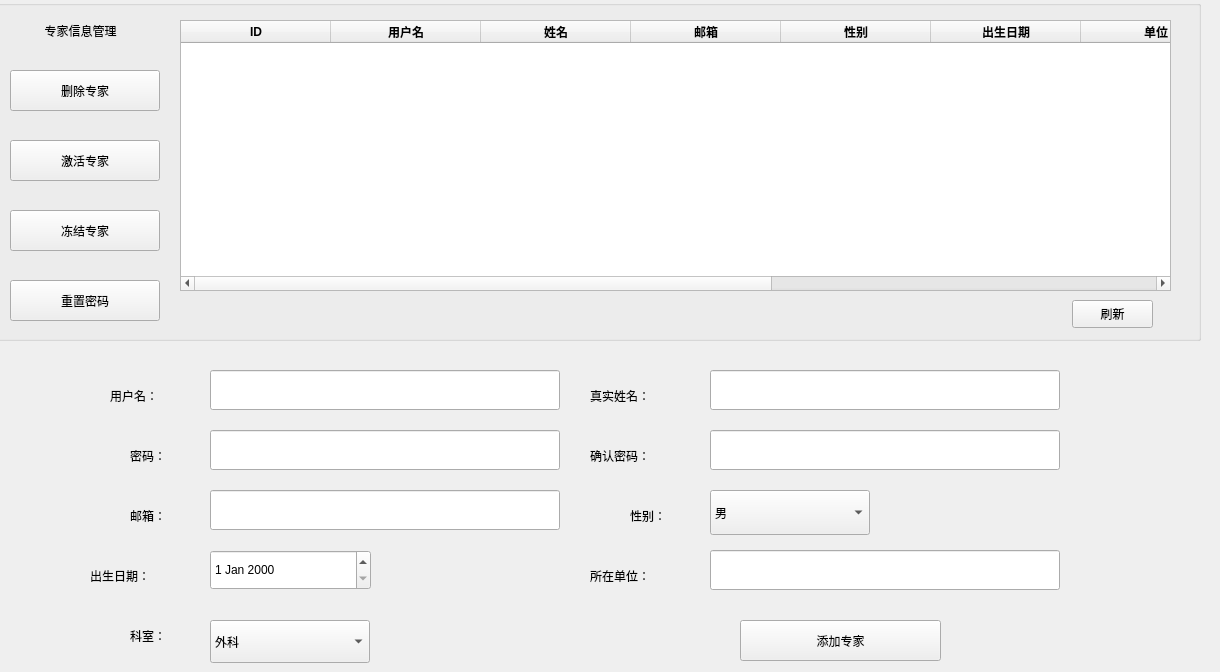
     <widget class="QWidget" name="Admin_TabWidgetPage2">
      <attribute name="title">
       <string> 专家信息管理 </string>
      </attribute>
      <widget class="QGroupBox" name="groupBox_4">
       <property name="geometry">
        <rect>
         <x>-10</x>
         <y>0</y>
         <width>1211</width>
         <height>341</height>
        </rect>
       </property>
       <property name="title">
        <string/>
       </property>
       <widget class="QLabel" name="label_11">
        <property name="geometry">
         <rect>
          <x>20</x>
          <y>10</y>
          <width>141</width>
          <height>41</height>
         </rect>
        </property>
        <property name="styleSheet">
         <string notr="true">font: 13pt &quot;黑体&quot;;</string>
        </property>
        <property name="text">
         <string>专家信息管理</string>
        </property>
        <property name="alignment">
         <set>Qt::AlignCenter</set>
        </property>
       </widget>
       <widget class="QPushButton" name="expert_delete_button">
        <property name="geometry">
         <rect>
          <x>20</x>
          <y>70</y>
          <width>150</width>
          <height>41</height>
         </rect>
        </property>
        <property name="styleSheet">
         <string notr="true">font: 12pt &quot;黑体&quot;;</string>
        </property>
        <property name="text">
         <string>删除专家</string>
        </property>
       </widget>
       <widget class="QPushButton" name="expert_activation_button">
        <property name="geometry">
         <rect>
          <x>20</x>
          <y>140</y>
          <width>150</width>
          <height>41</height>
         </rect>
        </property>
        <property name="styleSheet">
         <string notr="true">font: 12pt &quot;黑体&quot;;</string>
        </property>
        <property name="text">
         <string>激活专家</string>
        </property>
       </widget>
       <widget class="QPushButton" name="expert_banned_button">
        <property name="geometry">
         <rect>
          <x>20</x>
          <y>210</y>
          <width>150</width>
          <height>41</height>
         </rect>
        </property>
        <property name="styleSheet">
         <string notr="true">font: 12pt &quot;黑体&quot;;</string>
        </property>
        <property name="text">
         <string>冻结专家</string>
        </property>
       </widget>
       <widget class="QPushButton" name="expert_resetpwd_botton">
        <property name="geometry">
         <rect>
          <x>20</x>
          <y>280</y>
          <width>150</width>
          <height>41</height>
         </rect>
        </property>
        <property name="styleSheet">
         <string notr="true">font: 12pt &quot;黑体&quot;;</string>
        </property>
        <property name="text">
         <string>重置密码</string>
        </property>
       </widget>
       <widget class="QPushButton" name="expert_inf_flush">
        <property name="geometry">
         <rect>
          <x>1082</x>
          <y>300</y>
          <width>81</width>
          <height>28</height>
         </rect>
        </property>
        <property name="styleSheet">
         <string notr="true">font: 10pt &quot;黑体&quot;;</string>
        </property>
        <property name="text">
         <string>刷新</string>
        </property>
       </widget>
       <widget class="QTableWidget" name="expert_inf_table">
        <property name="geometry">
         <rect>
          <x>190</x>
          <y>20</y>
          <width>991</width>
          <height>271</height>
         </rect>
        </property>
        <property name="styleSheet">
         <string notr="true">font: 10pt &quot;微软雅黑&quot;;</string>
        </property>
        <attribute name="horizontalHeaderDefaultSectionSize">
         <number>150</number>
        </attribute>
        <column>
         <property name="text">
          <string>ID</string>
         </property>
         <property name="font">
          <font>
           <weight>75</weight>
           <bold>true</bold>
          </font>
         </property>
        </column>
        <column>
         <property name="text">
          <string>用户名</string>
         </property>
         <property name="font">
          <font>
           <weight>75</weight>
           <bold>true</bold>
          </font>
         </property>
        </column>
        <column>
         <property name="text">
          <string>姓名</string>
         </property>
         <property name="font">
          <font>
           <weight>75</weight>
           <bold>true</bold>
          </font>
         </property>
        </column>
        <column>
         <property name="text">
          <string>邮箱</string>
         </property>
         <property name="font">
          <font>
           <weight>75</weight>
           <bold>true</bold>
          </font>
         </property>
        </column>
        <column>
         <property name="text">
          <string>性别</string>
         </property>
         <property name="font">
          <font>
           <weight>75</weight>
           <bold>true</bold>
          </font>
         </property>
        </column>
        <column>
         <property name="text">
          <string>出生日期</string>
         </property>
         <property name="font">
          <font>
           <weight>75</weight>
           <bold>true</bold>
          </font>
         </property>
        </column>
        <column>
         <property name="text">
          <string>单位</string>
         </property>
         <property name="font">
          <font>
           <weight>75</weight>
           <bold>true</bold>
          </font>
         </property>
        </column>
        <column>
         <property name="text">
          <string>科室</string>
         </property>
         <property name="font">
          <font>
           <weight>75</weight>
           <bold>true</bold>
          </font>
         </property>
        </column>
        <column>
         <property name="text">
          <string>评分</string>
         </property>
         <property name="font">
          <font>
           <weight>75</weight>
           <bold>true</bold>
          </font>
         </property>
        </column>
        <column>
         <property name="text">
          <string>激活状态</string>
         </property>
         <property name="font">
          <font>
           <weight>75</weight>
           <bold>true</bold>
          </font>
         </property>
        </column>
       </widget>
      </widget>
      <widget class="QLineEdit" name="admin_expert_add_email">
       <property name="geometry">
        <rect>
         <x>210</x>
         <y>490</y>
         <width>350</width>
         <height>40</height>
        </rect>
       </property>
       <property name="styleSheet">
        <string notr="true">font: 11pt &quot;黑体&quot;;</string>
       </property>
      </widget>
      <widget class="QLineEdit" name="admin_expert_add_name">
       <property name="geometry">
        <rect>
         <x>710</x>
         <y>370</y>
         <width>350</width>
         <height>40</height>
        </rect>
       </property>
       <property name="styleSheet">
        <string notr="true">font: 11pt &quot;黑体&quot;;</string>
       </property>
      </widget>
      <widget class="QLabel" name="label_22">
       <property name="geometry">
        <rect>
         <x>130</x>
         <y>500</y>
         <width>61</width>
         <height>31</height>
        </rect>
       </property>
       <property name="styleSheet">
        <string notr="true">font: 13pt &quot;黑体&quot;;</string>
       </property>
       <property name="text">
        <string>邮箱：</string>
       </property>
      </widget>
      <widget class="QLineEdit" name="admin_expert_add_password">
       <property name="geometry">
        <rect>
         <x>210</x>
         <y>430</y>
         <width>350</width>
         <height>40</height>
        </rect>
       </property>
       <property name="styleSheet">
        <string notr="true">font: 11pt &quot;黑体&quot;;</string>
       </property>
       <property name="echoMode">
        <enum>QLineEdit::Password</enum>
       </property>
      </widget>
      <widget class="QLabel" name="label_18">
       <property name="geometry">
        <rect>
         <x>110</x>
         <y>380</y>
         <width>91</width>
         <height>31</height>
        </rect>
       </property>
       <property name="styleSheet">
        <string notr="true">font: 13pt &quot;黑体&quot;;</string>
       </property>
       <property name="text">
        <string>用户名：</string>
       </property>
      </widget>
      <widget class="QPushButton" name="admin_expert_add_button">
       <property name="geometry">
        <rect>
         <x>740</x>
         <y>620</y>
         <width>201</width>
         <height>41</height>
        </rect>
       </property>
       <property name="styleSheet">
        <string notr="true">font: 13pt &quot;黑体&quot;;</string>
       </property>
       <property name="text">
        <string>添加专家</string>
       </property>
      </widget>
      <widget class="QLabel" name="label_25">
       <property name="geometry">
        <rect>
         <x>590</x>
         <y>560</y>
         <width>101</width>
         <height>31</height>
        </rect>
       </property>
       <property name="styleSheet">
        <string notr="true">font: 13pt &quot;黑体&quot;;</string>
       </property>
       <property name="text">
        <string>所在单位：</string>
       </property>
      </widget>
      <widget class="QLabel" name="label_23">
       <property name="geometry">
        <rect>
         <x>630</x>
         <y>500</y>
         <width>61</width>
         <height>31</height>
        </rect>
       </property>
       <property name="styleSheet">
        <string notr="true">font: 13pt &quot;黑体&quot;;</string>
       </property>
       <property name="text">
        <string>性别：</string>
       </property>
      </widget>
      <widget class="QComboBox" name="admin_expert_add_sex">
       <property name="geometry">
        <rect>
         <x>710</x>
         <y>490</y>
         <width>160</width>
         <height>45</height>
        </rect>
       </property>
       <property name="styleSheet">
        <string notr="true">font: 11pt &quot;黑体&quot;;</string>
       </property>
       <item>
        <property name="text">
         <string>男</string>
        </property>
       </item>
       <item>
        <property name="text">
         <string>女</string>
        </property>
       </item>
      </widget>
      <widget class="QDateEdit" name="admin_expert_add_birthdate">
       <property name="geometry">
        <rect>
         <x>210</x>
         <y>550</y>
         <width>161</width>
         <height>40</height>
        </rect>
       </property>
       <property name="styleSheet">
        <string notr="true">font: 11pt &quot;黑体&quot;;</string>
       </property>
      </widget>
      <widget class="QLabel" name="label_20">
       <property name="geometry">
        <rect>
         <x>130</x>
         <y>440</y>
         <width>61</width>
         <height>31</height>
        </rect>
       </property>
       <property name="styleSheet">
        <string notr="true">font: 13pt &quot;黑体&quot;;</string>
       </property>
       <property name="text">
        <string>密码：</string>
       </property>
      </widget>
      <widget class="QLabel" name="label_24">
       <property name="geometry">
        <rect>
         <x>90</x>
         <y>560</y>
         <width>101</width>
         <height>31</height>
        </rect>
       </property>
       <property name="styleSheet">
        <string notr="true">font: 13pt &quot;黑体&quot;;</string>
       </property>
       <property name="text">
        <string>出生日期：</string>
       </property>
      </widget>
      <widget class="QLineEdit" name="admin_expert_add_organization">
       <property name="geometry">
        <rect>
         <x>710</x>
         <y>550</y>
         <width>350</width>
         <height>40</height>
        </rect>
       </property>
       <property name="styleSheet">
        <string notr="true">font: 11pt &quot;黑体&quot;;</string>
       </property>
      </widget>
      <widget class="QLabel" name="label_21">
       <property name="geometry">
        <rect>
         <x>590</x>
         <y>440</y>
         <width>101</width>
         <height>31</height>
        </rect>
       </property>
       <property name="styleSheet">
        <string notr="true">font: 13pt &quot;黑体&quot;;</string>
       </property>
       <property name="text">
        <string>确认密码：</string>
       </property>
      </widget>
      <widget class="QLabel" name="label_19">
       <property name="geometry">
        <rect>
         <x>590</x>
         <y>380</y>
         <width>111</width>
         <height>31</height>
        </rect>
       </property>
       <property name="styleSheet">
        <string notr="true">font: 13pt &quot;黑体&quot;;</string>
       </property>
       <property name="text">
        <string>真实姓名：</string>
       </property>
      </widget>
      <widget class="QLabel" name="label_26">
       <property name="geometry">
        <rect>
         <x>130</x>
         <y>620</y>
         <width>61</width>
         <height>31</height>
        </rect>
       </property>
       <property name="styleSheet">
        <string notr="true">font: 13pt &quot;黑体&quot;;</string>
       </property>
       <property name="text">
        <string>科室：</string>
       </property>
      </widget>
      <widget class="QLineEdit" name="admin_expert_add_username">
       <property name="geometry">
        <rect>
         <x>210</x>
         <y>370</y>
         <width>350</width>
         <height>40</height>
        </rect>
       </property>
       <property name="styleSheet">
        <string notr="true">font: 11pt &quot;黑体&quot;;</string>
       </property>
      </widget>
      <widget class="QComboBox" name="admin_expert_add_department">
       <property name="geometry">
        <rect>
         <x>210</x>
         <y>620</y>
         <width>160</width>
         <height>43</height>
        </rect>
       </property>
       <property name="styleSheet">
        <string notr="true">font: 11pt &quot;黑体&quot;;</string>
       </property>
       <item>
        <property name="text">
         <string>外科</string>
        </property>
       </item>
       <item>
        <property name="text">
         <string>内科</string>
        </property>
       </item>
       <item>
        <property name="text">
         <string>儿科</string>
        </property>
       </item>
       <item>
        <property name="text">
         <string>妇科</string>
        </property>
       </item>
       <item>
        <property name="text">
         <string>男科</string>
        </property>
       </item>
       <item>
        <property name="text">
         <string>肿瘤科</string>
        </property>
       </item>
      </widget>
      <widget class="QLineEdit" name="admin_expert_add_passwordag">
       <property name="geometry">
        <rect>
         <x>710</x>
         <y>430</y>
         <width>350</width>
         <height>40</height>
        </rect>
       </property>
       <property name="styleSheet">
        <string notr="true">font: 11pt &quot;黑体&quot;;</string>
       </property>
       <property name="echoMode">
        <enum>QLineEdit::Password</enum>
       </property>
      </widget>
     </widget>
